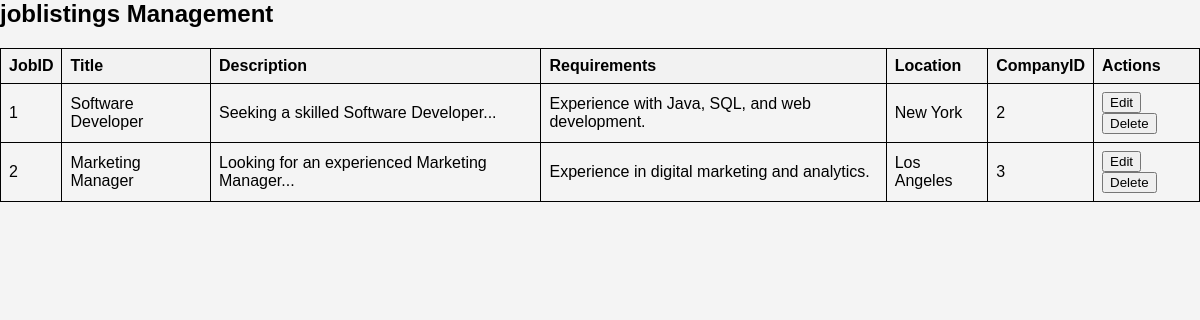
Page /viewjoblistings.php on the committed database.
### tables this page shows
CREATE TABLE `joblistings` (
  `JobID` int(11) NOT NULL,
  `Title` varchar(100) NOT NULL,
  `Description` text NOT NULL,
  `Requirements` text DEFAULT NULL,
  `Location` varchar(100) DEFAULT NULL,
  `CompanyID` int(11) DEFAULT NULL
);

### viewjoblistings.php (the view, shortened to what this page needs)
<?php
require_once "db_connection.php";
?>
<!DOCTYPE html>
<html lang="en">
<head>
    <link rel="stylesheet" type="text/css" href="style3.css">
</head>
<body>
    <h2>joblistings Management</h2>
    <table id="dataTable" class="table table-hover text-center">
        <tr>
            <th>JobID</th>
            <th>Title</th>
            <th>Description </th>
            <th>Requirements</th>
            <th>Location</th>
            <th>CompanyID</th>
            <th>Actions</th>
        </tr>
        <?php
        $sql = "SELECT * FROM joblistings";
        $result = $conn->query($sql);
        if ($result->num_rows > 0) {
            while ($row = $result->fetch_assoc()) {
                echo "<tr>";
                echo "<td>" . $row["JobID"] . "</td>";
                echo "<td>" . $row["Title"] . "</td>";
                echo "<td>" . $row["Description"] . "</td>";
                echo "<td>" . $row["Requirements"] . "</td>";
                echo "<td>" . $row["Location"] . "</td>";
                echo "<td>" . $row["CompanyID"] . "</td>";
                echo "<td>";
              echo "<a href='updatejoblistings.html?id=" . $row["JobID"] .  "'onclick='return confirm(\"Are you sure you want to upDate this joblistings?\")'><button class='button upDate-button'>Edit</button></a>";
                echo "<a href='deletejoblistings.html?id=" . $row["JobID"] . "'onclick='return confirm(\"Are you sure you want to delete this joblistings?\")'><button class='button delete-button'>Delete</button></a>";
                echo "</td>";
                echo "</tr>";
            }
        } else {
            echo "<tr><td colspan='4'>No data found</td></tr>";
        }
        ?>
    </table>
</body>
</html>

### css/style3.css (style rules this page uses)
body { font-family: Arial, sans-serif; margin: 0; padding: 0; background-color: #f4f4f4; }
h2 { margin-top: 0; }

### viewjoblistings.php (style rules this page uses)
table { width: 100%; border-collapse: collapse; }
table, th, td { border: 1px solid black; padding: 8px; text-align: left; }
th { background-color: #f2f2f2; }

### rows in the picture
joblistings: JobID "1", Title "Software Developer", Description "Seeking a skilled Software Developer...", Requirements "Experience with Java, SQL, and web development.", Location "New York", CompanyID "2"
joblistings: JobID "2", Title "Marketing Manager", Description "Looking for an experienced Marketing Manager...", Requirements "Experience in digital marketing and analytics.", Location "Los Angeles", CompanyID "3"
